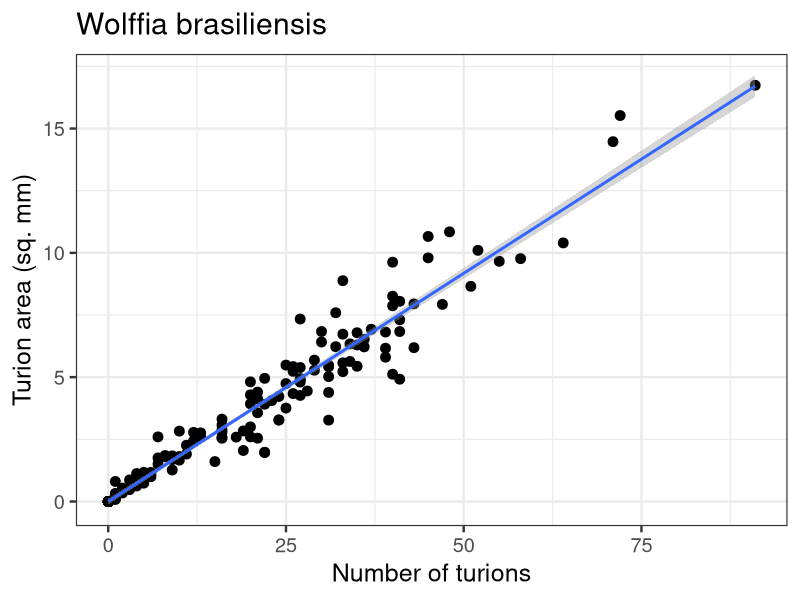
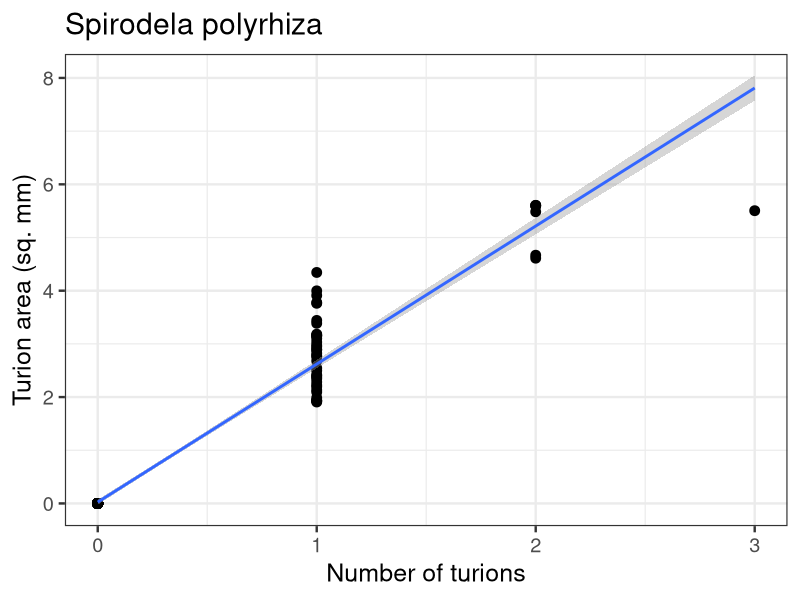
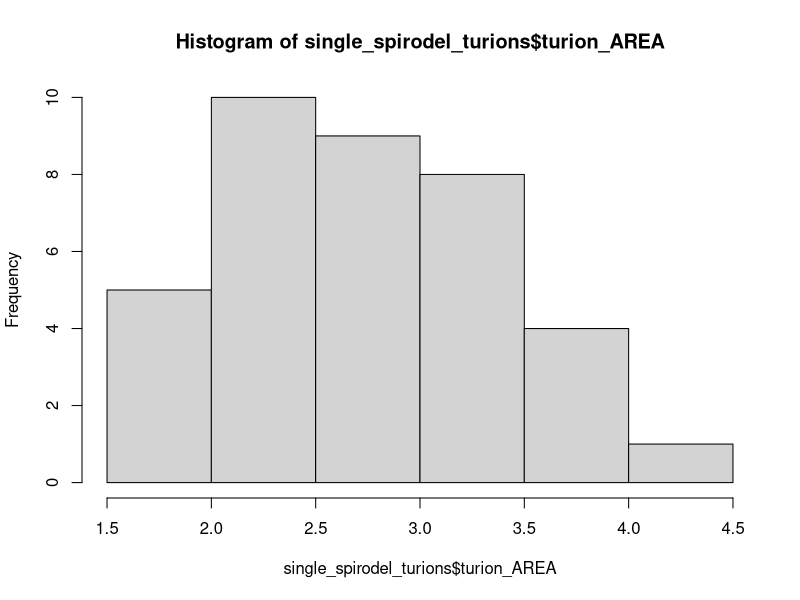

Source code (R) for these figures, in order:
############################################
# Turion # to Turion area                  #
# Conversion                               #
# Data from Fall 2012 Stoichiometry exp.   #
############################################
library(plyr)
library(ggplot2)

# import data 
data_turion_area <- read.csv("turion_area.csv")
head(data_turion_area)

# add a new variable that combines plate and well to use as an ID 
data_turion_area$id <- paste(data_turion_area$plate,data_turion_area$row,data_turion_area$col,sep="")

# reshape the data 
a <- reshape(data_turion_area, 
             idvar="id",
             varying = c("turion_area5","turion_area7","turion_area10","turion_area12"),
             times = c(5,7,10,12),
             timevar = "day",
             v.names = "turion_AREA",
             direction = "long")

b <- reshape(data_turion_area, 
             idvar="id",
             varying = c("turions5","turions7","turions10","turions12"),
             times = c(5,7,10,12),
             timevar = "day",
             v.names = "turion_NUMB",
             direction = "long")

# remove un-needed variables 
a[9:28] <- list(NULL)
b[9:28] <- list(NULL)

# merge 
data_turion_area_long <- merge(a,b)

# clean-up
row.names(data_turion_area_long) <- seq(nrow(data_turion_area_long)) # Re-name the rows so they're not so ugly

# check it out 
head(data_turion_area_long)

# Wolffia
turion_area_WB <- ggplot(subset(data_turion_area_long, data_turion_area_long$species=="W"), aes(x=turion_NUMB,y=turion_AREA))
turion_area_WB <- turion_area_WB + geom_point(size=3)
turion_area_WB <- turion_area_WB + ggtitle("Wolffia brasiliensis")
turion_area_WB <- turion_area_WB + xlab("Number of turions")
turion_area_WB <- turion_area_WB + ylab("Turion area (sq. mm)")
turion_area_WB <- turion_area_WB + theme_bw(base_size=18)
turion_area_WB <- turion_area_WB + geom_smooth(method='lm')
turion_area_WB

# get the slope and intercept 
lm(turion_AREA ~ turion_NUMB, data=subset(data_turion_area_long, data_turion_area_long$species=="W"))
summary(lm(turion_AREA ~ turion_NUMB, data=subset(data_turion_area_long, data_turion_area_long$species=="W")))
# Intercept: -0.001849
# Slope: 0.183589 
# adj R sq: 0.9524

# Spirodela
turion_area_SP <- ggplot(subset(data_turion_area_long, data_turion_area_long$species=="S"), aes(x=turion_NUMB,y=turion_AREA))
turion_area_SP <- turion_area_SP + geom_point(size=3)
turion_area_SP <- turion_area_SP + ggtitle("Spirodela polyrhiza")
turion_area_SP <- turion_area_SP + xlab("Number of turions")
turion_area_SP <- turion_area_SP + ylab("Turion area (sq. mm)")
turion_area_SP <- turion_area_SP + theme_bw(base_size=18)
turion_area_SP <- turion_area_SP + geom_smooth(method='lm')
turion_area_SP

# get the subset of spirodela data where theere is a single turion 
single_spirodel_turions <- subset(data_turion_area_long, data_turion_area_long$species=="S" & data_turion_area_long$turion_NUMB==1)
# plot a histogram 
hist(single_spirodel_turions$turion_AREA)

# summary statistics
numb_area <- length(single_spirodel_turions$turion_AREA)
mean_area <- mean(single_spirodel_turions$turion_AREA)
sd_area <- sd(single_spirodel_turions$turion_AREA)
se_area <- sd_area/sqrt(numb_area)
error <- qnorm(0.975)*sd_area/sqrt(numb_area)
lower <- mean_area - error
upper <- mean_area + error
